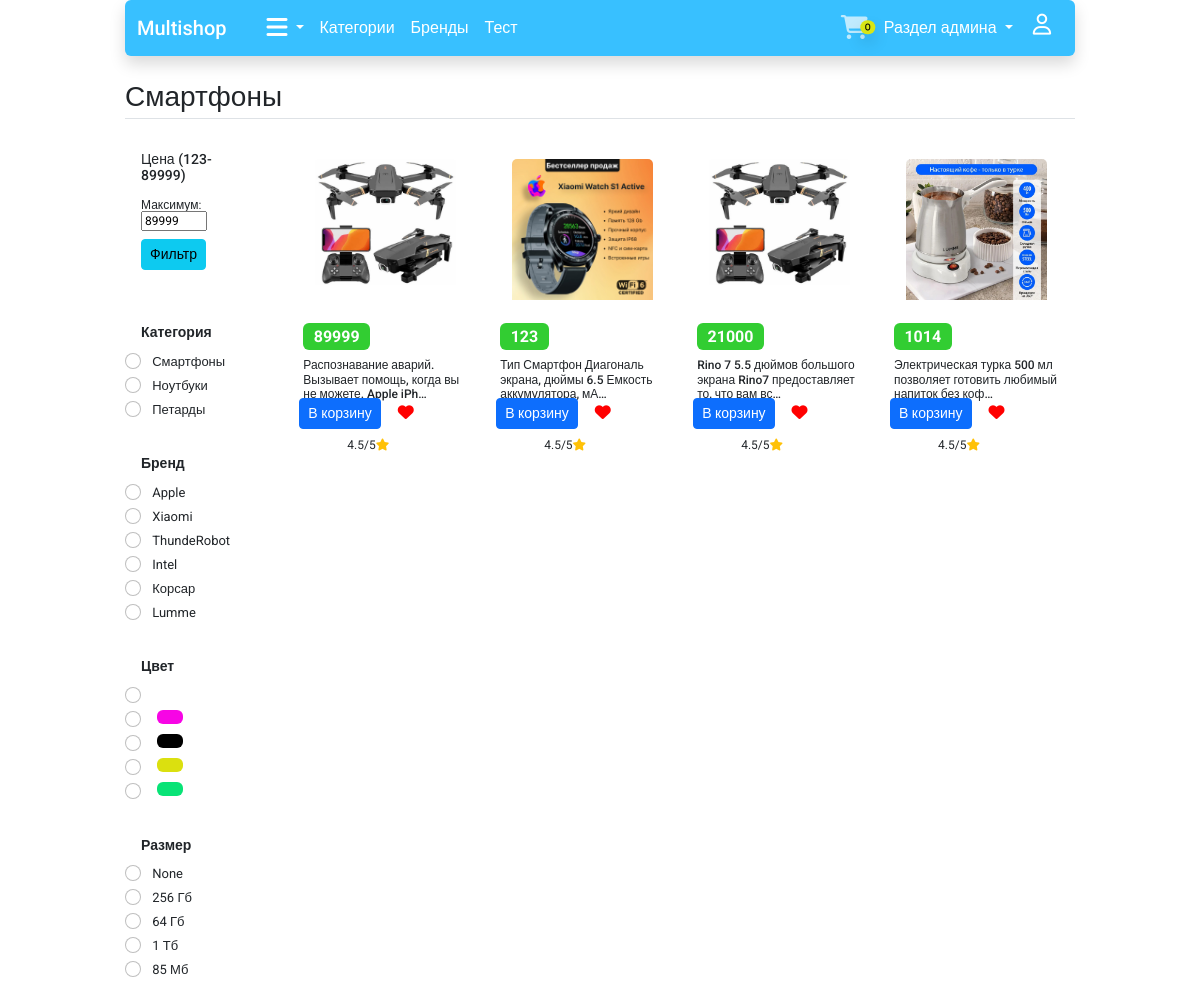
The app's page /category_product_list/1 with its own data.
### main/models.py (models this page shows, shortened)
class Category(models.Model):
    title = models.CharField('Категория', max_length=100)
    image = models.ImageField('Картинка', upload_to="cat_imgs/")
    class Meta:
        verbose_name_plural = '3. Категории'

class Brand(models.Model):
    title = models.CharField('Бренд', max_length=100)
    image = models.ImageField('Лого бренда', upload_to="brand_imgs/")
    class Meta:
        verbose_name_plural = '4. Бренды'

class Size(models.Model):
    title = models.CharField('Размер', max_length=100, blank=True, null=True)
    class Meta:
        verbose_name_plural = '7. Размеры'

class Product(models.Model):
    title = models.CharField('Название', max_length=250, blank=False)
    brand = models.ForeignKey(Brand, on_delete=models.CASCADE)
    sku = models.CharField('Артикул', max_length=40, blank=False, default='DEFAULT')
    video = models.CharField('Видео', max_length=300, blank=True)
    preview_desc = models.TextField('Анонс', max_length=200, null=True)
    detail_desc = models.TextField('Описание', blank=False)
    slug = models.SlugField('ЧПУ', max_length=400, db_index=True)
    specs = models.TextField('Характеристики', blank=True)
    category = models.ForeignKey(Category, on_delete=models.CASCADE)
    active = models.BooleanField('Активность', default=True)
    in_stock = models.BooleanField('Наличие на складе', default=True)
    created = models.DateTimeField('Создан', auto_now_add=True, null=True)
    popularity = models.PositiveIntegerField('Популярность', blank=True, null=True)
    is_featured = models.BooleanField(default=False)
    class Meta:
        verbose_name_plural = '1. Товары'

class ProductVariant(models.Model):
    product = models.ForeignKey(Product, on_delete=models.CASCADE)
    color = models.ForeignKey(Color, on_delete=models.CASCADE, blank=True, null=True)
    size = models.ForeignKey(Size, on_delete=models.CASCADE, blank=True, null=True)
    image_1 = models.ImageField('Картинка 1', default='product_imgs/no-image.jpg', upload_to="product_imgs/", blank=True, null=True) # default для того чтобы не было ощибки если провтыкаешь картинку...
    image_2 = models.ImageField('Картинка 2', upload_to="product_imgs/", blank=True, null=True)
    image_3 = models.ImageField('Картинка 3', upload_to="product_imgs/", blank=True, null=True)
    image_4 = models.ImageField('Картинка 4', upload_to="product_imgs/", blank=True, null=True)
    image_5 = models.ImageField('Картинка 5', upload_to="product_imgs/", blank=True, null=True)
    price = models.PositiveIntegerField('Розничная цена')
    old_price = models.FloatField('Старая цена', default=0.00, blank=True)
    class Meta:
        verbose_name_plural = '2. Варианты товаров'

### main/views.py (the view)
# urls.py: path('category_product_list/<int:cat_id>', views.category_product_list, name='category_product_list'),
def category_product_list(request, cat_id):
  category = Category.objects.get(id=cat_id)
  cat_products = Product.objects.filter(category=category).all()
  context = {
    'category': category,
    'cat_products': cat_products,
      }
  return render(request, 'main/category_product_list.html', context)

### main/template_context.py (called while the page is built)
def get_filters(request):
    cats = Product.objects.distinct().values('category__title', 'category__id')
    brands = Product.objects.distinct().values('brand__title', 'brand__id')
    colors = ProductVariant.objects.distinct().values('color__title', 'color__id', 'color__image')
    sizes = ProductVariant.objects.distinct().values('size__title', 'size__id')
    minMaxPrice = ProductVariant.objects.aggregate(Min('price'), Max('price'))
    context = {
        'cats': cats,
        'brands': brands,
        'sizes': sizes,
        'colors': colors,
        'minMaxPrice': minMaxPrice,
      }
    return context

### main/templates/main/category_product_list.html (shortened to what this page needs)
{% extends "main/base.html" %}
{% load static %}
{% block content %}
<!DOCTYPE html>
<html lang="ru">
    <head>
    </head>
    <body>
        <div class="main-container">
            <h3 class="my-4 border-bottom pb-1">{{category.title}}</h3>
                <div class="row">
                    <div class="col-md-2">
                        {% include 'main/filters.html' %}
                    </div>
                    <div class="col-md-10">
                        <div class="row g-0" id="filteredProducts">
                            {% for product in cat_products %}
                            <div class="col-md-3">
                                <div class="card h-100 shadow-none border-0">
                                    <div class="card-body h-100">
                                        <div class="container" style="height: 75%;">
                                            <a href="/product/{{product.slug}}/{{product.id}}">
                                            {% if product.productvariant_set.first.image_1 %}
                                                <img src="/media/{{product.productvariant_set.first.image_1}}" class="card-img-top" alt="#"></a>
                                            {% else %}
                                                <img src="#" class="card-img-top" alt="#"></a>
                                            {% endif %}
                                        </div>
                                    <span class="badge mb-2 product-price-{{product.id}}" style="background-color: limegreen; font-size: 16px;">{{product.productvariant_set.first.price}}</span>
                                            <h5 class="card-text" style="font-size: 12px;">{{product.detail_desc|truncatechars:70}}</h5>
                                    </div>
                                    <div class="container mb-2">
                                        <button class="btn btn-sm btn-primary add-to-cart" data-index="{{product.id}}">В корзину</button>
                                        <button class="btn btn add-wishlist" data-product="#"><i class="fa fa-heart" style="color: red;"></i></button>
                                        <span class="float-right ms-5" style="font-size: 12px;">4.5/5<i class="fa fa-star text-warning"></i></span>
                                    </div>
                                </div>
                            </div>
                            {% endfor %}
                        </div>
                    </div>
                </div>
        </div>
    </body>
</html>
{% endblock %}

### main/templates/main/filters.html (shortened to what this page needs)
{% load static %}
                    <div class="card mb-4 shadow-none border-0">
                        <h6 class="card-header" style="border-bottom: 0px; background-color: white; font-size: 14px;">Цена ({{minMaxPrice.price__min}}-{{minMaxPrice.price__max}})</h6>
                        <div class="list-group list-group-flush" style="height: 100px;">
                            <li class="list-group-item form-range mb-5" style="line-height: 0.9em; border: 0px; font-size: 12px;">
                                Максимум: <input type="number" min="10" value="{{minMaxPrice.price__max}}" onkeyup="rangeInput.value=this.value" id="maxPrice" min="{{minMaxPrice.price__min}}" max="{{minMaxPrice.price__max}}"/>
                                <button id="priceFilterBtn" class="btn btn-info btn-sm mb-10 mt-2">Фильтр</button>
                            </li>
                        </div>
                    </div>
                    <div class="card mb-4 mt-4 shadow-none border-0">
                        <h6 class="card-header" style="font-weight: bold; border-bottom: 0px; background-color: white; font-size: 14px;">Категория</h6>
                        <div class="form-check">
                            {% for cat in cats %}
                            <li class="list-group-item" style=" border: 0px;">
                                <input class="filter-checkbox form-check-input rounded-3" data-filter="category" value="{{cat.category__id}}" type="checkbox" />
                                <label class="form-check-label" style="font-size: 13px;">&nbsp;{{cat.category__title}}</label>
                            </li>
                            {% endfor %}
                        </div>
                    </div>
                    <div class="card mb-4 shadow-none border-0">
                        <h6 class="card-header" style="font-weight: bold; border-bottom: 0px; background-color: white; font-size: 14px;">Бренд</h6>
                        <div class="form-check">
                            {% for brand in brands %}
                            <li class="list-group-item" style="border: 0px;">
                                <input class="filter-checkbox form-check-input rounded-3" data-filter="brand" value="{{brand.brand__id}}" type="checkbox" />
                                <label class="form-check-label" style="font-size: 13px;">&nbsp;{{brand.brand__title}}</label>
                            </li>
                            {% endfor %}
                        </div>
                    </div>
                    <div class="card mb-4 shadow-none border-0">
                        <h6 class="card-header" style="font-weight: bold; border-bottom: 0px; background-color: white; font-size: 14px;">Цвет</h6>
                        <div class="form-check">
                                {% for color in colors %}
                                <li class="list-group-item" style="border: 0px;">
                                    <input class="filter-checkbox form-check-input rounded-3" data-filter="color" value="{{color.color__id}}" type="checkbox" />&nbsp;
                                    <button class="btn" style="background-color: {{color.color__image}}; margin-bottom: 5px;"></button>
                                </li>
                                {% endfor %}
                        </div>
                    </div>
                    <div class="card mb-4 shadow-none border-0">
                        <h6 class="card-header" style="font-weight: bold; border-bottom: 0px; background-color: white; font-size: 14px;">Размер</h6>
                        <div class="form-check">
                                {% for size in sizes %}
                                    <li class="list-group-item" style="border: 0px;">
                                        <input class="filter-checkbox form-check-input rounded-3" data-filter="size" value="{{size.size__id}}" type="checkbox" />
                                        <label class="form-check-label" style="font-size: 13px;">&nbsp;{{size.size__title}}</label></li>
                                {% endfor %}
                        </div>
                    </div>

### main/static/2.css (style rules this page uses)
.main-container { max-width: 1400px; margin: 0px auto; padding: 0px 10px; font-family: 'Roboto', sans-serif; }
@media (max-width: 1400px) { .main-container { max-width: 970px; } }

### records on screen
Category: title "Смартфоны"
Brand: brand__title "Apple"
Brand: brand__title "Xiaomi"
Brand: brand__title "ThundeRobot"
Brand: brand__title "Intel"
Brand: brand__title "Корсар"
Brand: brand__title "Lumme"
Size: size__title "256 Гб"
Size: size__title "64 Гб"
Size: size__title "1 Тб"
Size: size__title "85 Мб"
Product: productvariant_set.first.image_1 (picture), productvariant_set.first.price "89999", detail_desc "Распознавание аварий. Вызывает помощь, когда вы не можете. Apple iPh…"
Product: productvariant_set.first.image_1 (picture), productvariant_set.first.price "123", detail_desc "Тип Смартфон Диагональ экрана, дюймы 6.5 Емкость аккумулятора, мА…"
Product: productvariant_set.first.image_1 (picture), productvariant_set.first.price "21000", detail_desc "Rino 7 5.5 дюймов большого экрана Rino7 предоставляет то, что вам вс…"
Product: productvariant_set.first.image_1 (picture), productvariant_set.first.price "1014", detail_desc "Электрическая турка 500 мл позволяет готовить любимый напиток без коф…"

### other values on screen
{{ request.session.cartdata|length }} "0"
{{ minMaxPrice.price__min }} "123"
{{ minMaxPrice.price__max }} "89999"
{{ cat.category__title }} "Смартфоны" "Ноутбуки" "Петарды"
{{ size.size__title }} "None"
